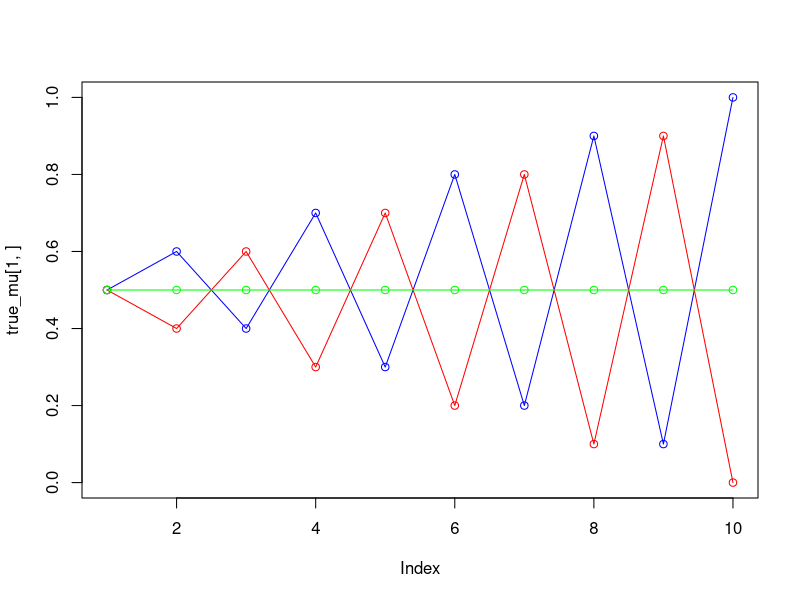
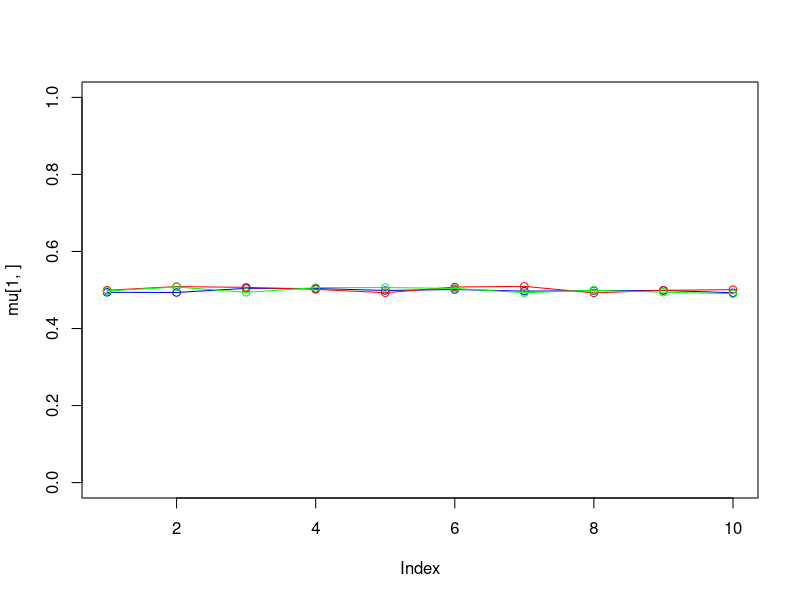
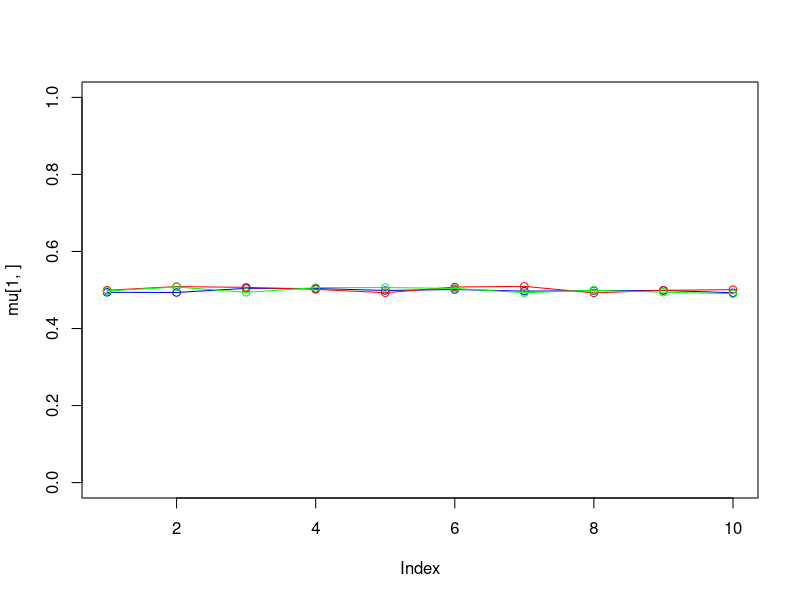
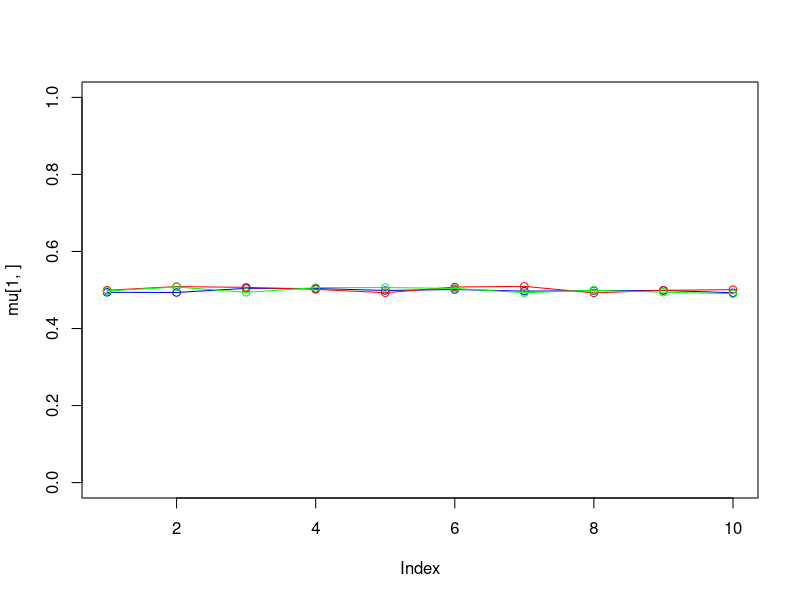
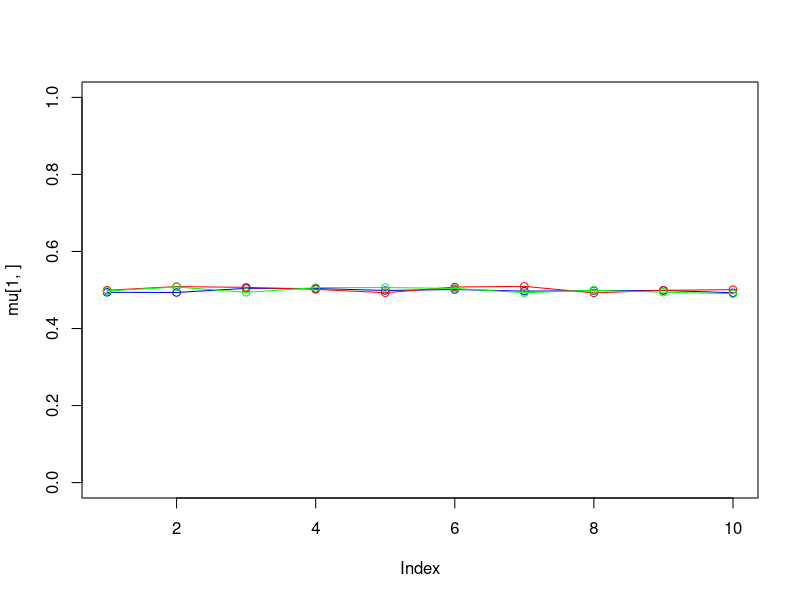
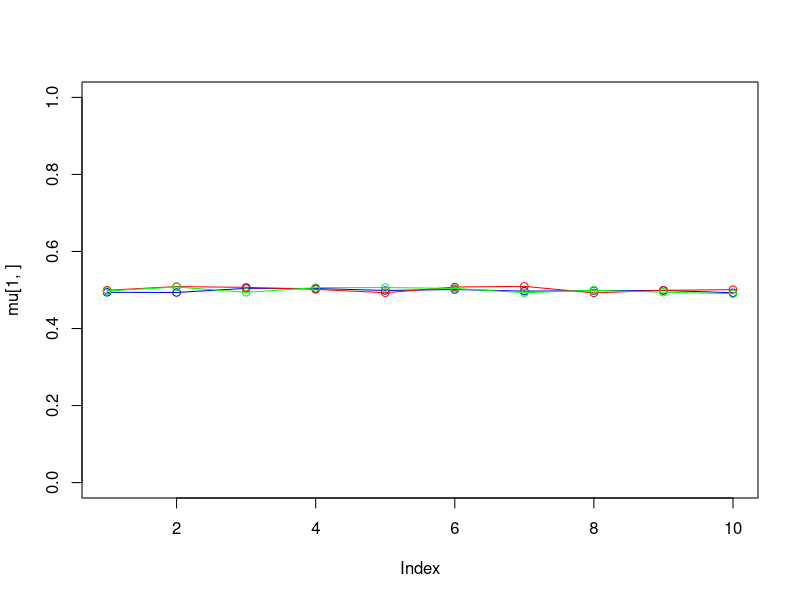
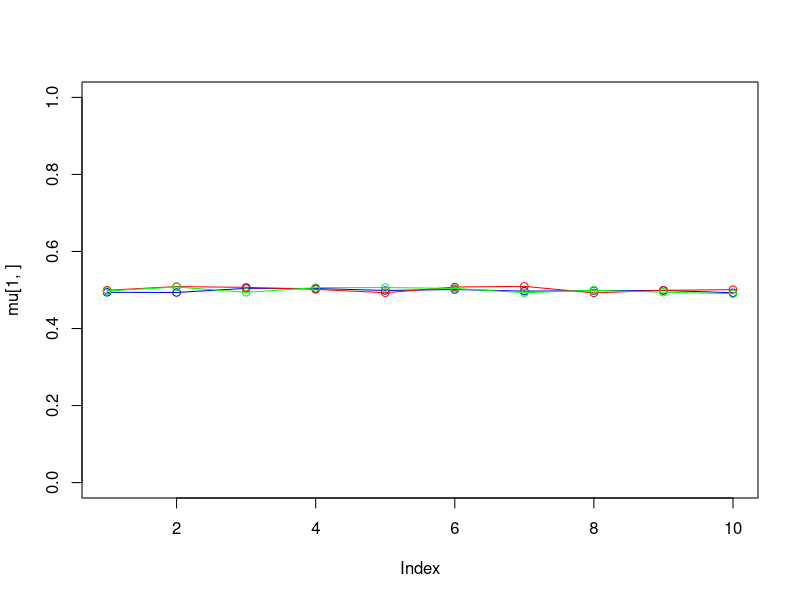
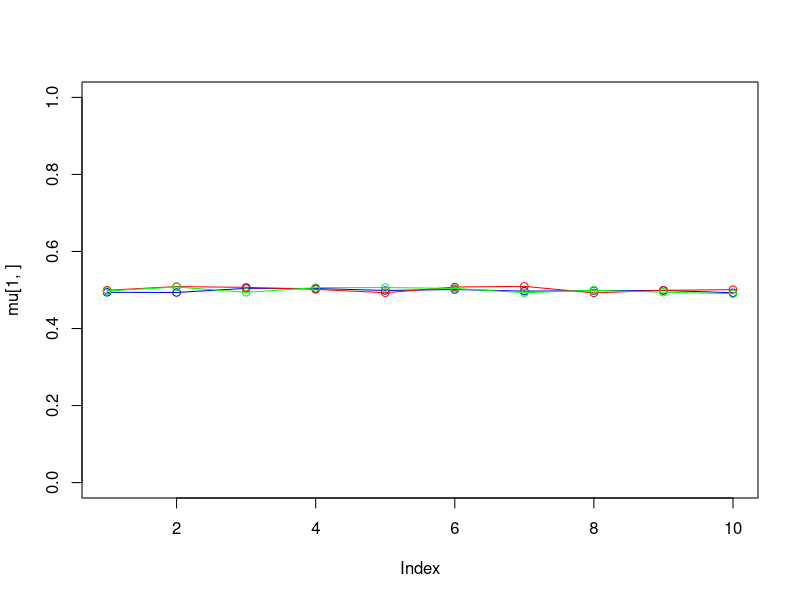

Write the R code that produced these figures, in order.




set.seed(1234567890)

max_it <- 100 # max number of EM iterations
min_change <- 0.1 # min change in log likelihood between two consecutive EM iterations
N=1000 # number of training points
D=10 # number of dimensions
x <- matrix(nrow=N, ncol=D) # training data

true_pi <- vector(length = 3) # true mixing coefficients
true_mu <- matrix(nrow=3, ncol=D) # true conditional distributions
true_pi=c(1/3, 1/3, 1/3)
true_mu[1,]=c(0.5,0.6,0.4,0.7,0.3,0.8,0.2,0.9,0.1,1)
true_mu[2,]=c(0.5,0.4,0.6,0.3,0.7,0.2,0.8,0.1,0.9,0)
true_mu[3,]=c(0.5,0.5,0.5,0.5,0.5,0.5,0.5,0.5,0.5,0.5)
plot(true_mu[1,], type="o", col="blue", ylim=c(0,1))
points(true_mu[2,], type="o", col="red")
points(true_mu[3,], type="o", col="green")
# Producing the training data
for(n in 1:N) {
  k <- sample(1:3,1,prob=true_pi)
  for(d in 1:D) {
    x[n,d] <- rbinom(1,1,true_mu[k,d])
  }
}

K=3 # number of guessed components
z <- matrix(nrow=N, ncol=K) # fractional component assignments
pi <- vector(length = K) # mixing coefficients
mu <- matrix(nrow=K, ncol=D) # conditional distributions
llik <- vector(length = max_it) # log likelihood of the EM iterations

# Random initialization of the paramters
pi <- runif(K,0.49,0.51)
pi <- pi / sum(pi)
for(k in 1:K) {
  mu[k,] <- runif(D,0.49,0.51)
}
pi
mu

for(it in 1:max_it) {
  plot(mu[1,], type="o", col="blue", ylim=c(0,1))
  points(mu[2,], type="o", col="red")
  points(mu[3,], type="o", col="green")
  #points(mu[4,], type="o", col="yellow")
  Sys.sleep(0.5)
  
  # E-step: Computation of the fractional component assignments
  # Your code here
  
  #Log likelihood computation.
  # Your code here
  
  cat("iteration: ", it, "log likelihood: ", llik[it], "\n")
  flush.console() 
  # Stop if the lok likelihood has not changed significantly
  # Your code here
  
  #M-step: ML parameter estimation from the data and fractional component assignments
  # Your code here
}

pi
mu
plot(llik[1:it], type="o")

